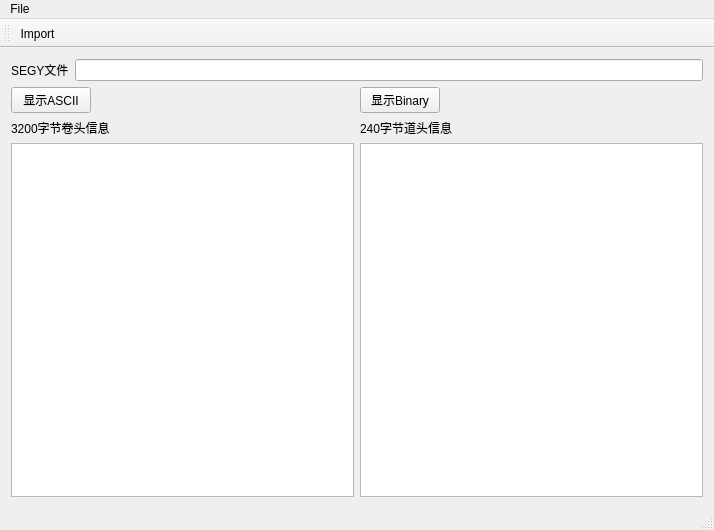
<?xml version="1.0" encoding="UTF-8"?>
<ui version="4.0">
 <class>MainWindow</class>
 <widget class="QMainWindow" name="MainWindow">
  <property name="geometry">
   <rect>
    <x>0</x>
    <y>0</y>
    <width>714</width>
    <height>530</height>
   </rect>
  </property>
  <property name="windowTitle">
   <string>MainWindow</string>
  </property>
  <widget class="QWidget" name="centralWidget">
   <layout class="QVBoxLayout" name="verticalLayout_3">
    <item>
     <layout class="QHBoxLayout" name="horizontalLayout">
      <item>
       <widget class="QLabel" name="labelFilePath">
        <property name="text">
         <string>SEGY文件</string>
        </property>
       </widget>
      </item>
      <item>
       <widget class="QLineEdit" name="edtFilePath"/>
      </item>
     </layout>
    </item>
    <item>
     <layout class="QHBoxLayout" name="horizontalLayout_3">
      <item>
       <widget class="QPushButton" name="btnShowAscii">
        <property name="text">
         <string>显示ASCII</string>
        </property>
       </widget>
      </item>
      <item>
       <spacer name="horizontalSpacer">
        <property name="orientation">
         <enum>Qt::Horizontal</enum>
        </property>
        <property name="sizeHint" stdset="0">
         <size>
          <width>40</width>
          <height>20</height>
         </size>
        </property>
       </spacer>
      </item>
      <item>
       <widget class="QPushButton" name="btnShowBinary">
        <property name="text">
         <string>显示Binary</string>
        </property>
       </widget>
      </item>
      <item>
       <spacer name="horizontalSpacer_2">
        <property name="orientation">
         <enum>Qt::Horizontal</enum>
        </property>
        <property name="sizeHint" stdset="0">
         <size>
          <width>40</width>
          <height>20</height>
         </size>
        </property>
       </spacer>
      </item>
     </layout>
    </item>
    <item>
     <layout class="QHBoxLayout" name="horizontalLayout_2">
      <item>
       <layout class="QVBoxLayout" name="verticalLayout">
        <item>
         <widget class="QLabel" name="label">
          <property name="text">
           <string>3200字节卷头信息</string>
          </property>
         </widget>
        </item>
        <item>
         <widget class="QTextBrowser" name="txtVolumeHeader"/>
        </item>
       </layout>
      </item>
      <item>
       <layout class="QVBoxLayout" name="verticalLayout_2">
        <item>
         <widget class="QLabel" name="label_2">
          <property name="text">
           <string>240字节道头信息</string>
          </property>
         </widget>
        </item>
        <item>
         <widget class="QTextBrowser" name="txtTextHeader"/>
        </item>
       </layout>
      </item>
     </layout>
    </item>
   </layout>
  </widget>
  <widget class="QMenuBar" name="menuBar">
   <property name="geometry">
    <rect>
     <x>0</x>
     <y>0</y>
     <width>714</width>
     <height>23</height>
    </rect>
   </property>
   <widget class="QMenu" name="menuFile">
    <property name="title">
     <string>File</string>
    </property>
    <addaction name="actionImport"/>
   </widget>
   <addaction name="menuFile"/>
  </widget>
  <widget class="QToolBar" name="mainToolBar">
   <attribute name="toolBarArea">
    <enum>TopToolBarArea</enum>
   </attribute>
   <attribute name="toolBarBreak">
    <bool>false</bool>
   </attribute>
   <addaction name="actionImport"/>
  </widget>
  <widget class="QStatusBar" name="statusBar"/>
  <action name="actionImport">
   <property name="icon">
    <iconset resource="segyread.qrc">
     <normaloff>:/segyread/resources/open_file_64px_1187339_easyicon.net.png</normaloff>:/segyread/resources/open_file_64px_1187339_easyicon.net.png</iconset>
   </property>
   <property name="text">
    <string>Import...</string>
   </property>
  </action>
 </widget>
 <layoutdefault spacing="6" margin="11"/>
 <resources>
  <include location="segyread.qrc"/>
 </resources>
 <connections/>
</ui>
